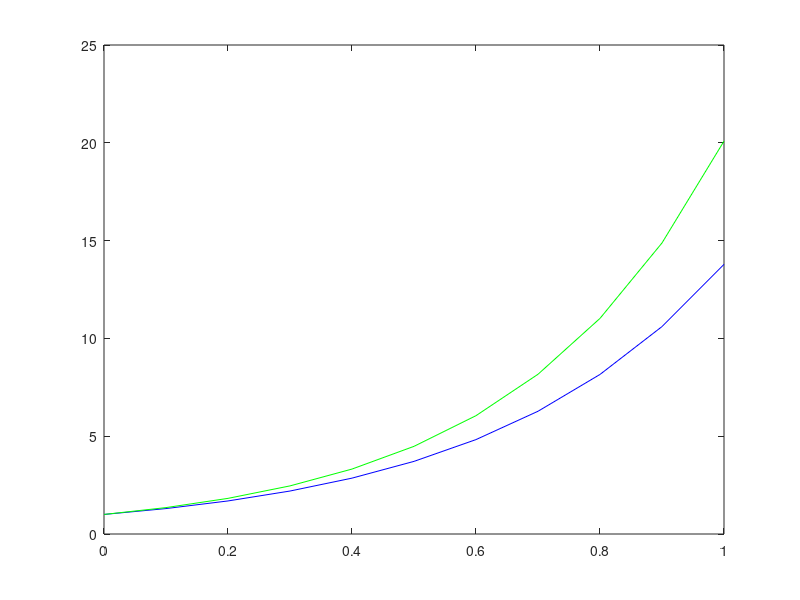

The MATLAB script that drew this image:
function c_cn_eulersolve
tend = 1; trange = [0, tend];
Npts = 10; %number of time-steps
y0 = 1; 
[tsol, ysol] = odeEuler(@rhs, trange, y0, Npts); 
plot(tsol, ysol,'b'); hold on;
plot(tsol, exp(3*tsol),'g');

function ydot = rhs(t, y) 
ydot = 3*y;

function [t, y] = odeEuler(fcn, trange, y0, Npts)
h = trange(end)/Npts; % the step size
t = zeros(1,Npts); y = zeros(1,Npts);
y(1) = y0; t(1)=trange(1); 
for k=1:Npts
    y(k+1) = y(k) + h*fcn(t(k),y(k));
    t(k+1) = t(k) + h;
end
    
    
